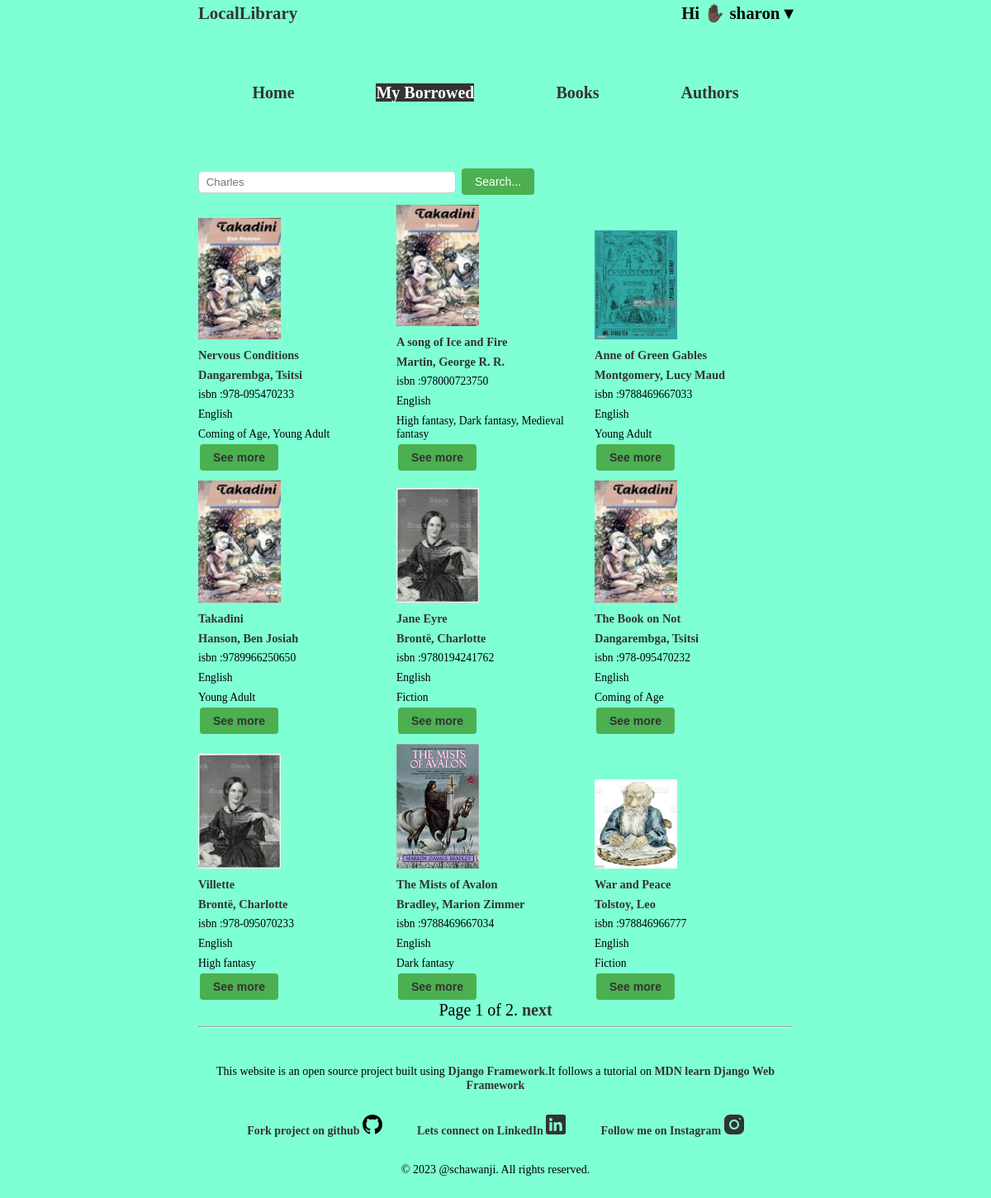
Page /catalog/books/ (signed in) on the committed database.
### catalog/models.py (models this page shows, shortened)
class Book(models.Model):
    title = models.CharField(max_length=200)
    author = models.ForeignKey('Author', on_delete=models.SET_NULL, null=True,related_name='books')
    summary = models.TextField(max_length=1000, help_text='Enter a brief description of the book')
    isbn = models.CharField('ISBN', max_length=13, unique=True,
                             help_text='13 Character <a href="https://www.isbn-international.org/content/what-isbn">ISBN number</a>')
    genre = models.ManyToManyField(Genre, help_text='Select a genre for this book')
    language =models.ForeignKey(Language,on_delete=models.PROTECT,null=True,blank=True)
    image = models.ImageField(upload_to='images/',null=True)
    class Meta:
        verbose_name = 'book'
        verbose_name_plural = 'books'
    def get_absolute_url(self):
        return reverse('book-detail', args=[str(self.id)])
    def display_genre(self):
       return ', '.join(genre.name for genre in self.genre.all()[:3])
    display_genre.short_description = 'Genre'

class Author(models.Model):
    first_name = models.CharField(max_length=100)
    last_name = models.CharField(max_length=100)
    date_of_birth = models.DateField(null=True, blank=True)
    date_of_death = models.DateField('Died', null=True, blank=True)
    image = models.ImageField(upload_to='images/',null=True)
    class Meta:
        ordering = ['last_name']
    def get_absolute_url(self):
        return reverse('author-detail', args=[str(self.id)])
    def __str__(self):
        return f'{self.last_name}, {self.first_name}'

class Language(models.Model):
   name=models.CharField(max_length=200)
   def __str__(self):
      return self.name

class Genre(models.Model):
    name = models.CharField(max_length=200, help_text='Enter a book genre (e.g. Science Fiction)')
    def __str__(self):
     return self.name

### catalog/views.py (the view)
# urls.py: path('books/',views.BookList.as_view(),name='books'),
class BookList(LoginRequiredMixin,ListView):
    model=models.Book
    queryset=models.Book.objects.all()
    paginate_by = 9
    def get_context_data(self, **kwargs):
        context = super(BookList,self).get_context_data(**kwargs)
        context['some_data']= 'This is just some data'
        return context

### catalog/templates/catalog/book_list.html (shortened to what this page needs)
{% extends 'base.html' %}
{% block content%}
<div>
    <form method="GET" >
       <input type="text" name="query" placeholder=" Charles" id="query">
       <button type="submit">Search...</button>
    </form>
 </div>
<div class="books-list">
    {% if query %}
    <h2>Search results for "{{ query }}"</h2>
    {% if books %}
    <div class="books-list">
      {% for book in books %}
  <div class="book">
     <h2><a href="{{ book.get_absolute_url }}">{{ book.title }}</a></h2>
     <p>Author: <a href="{{ book.author.get_absolute_url }}"> {{ book.author }}</a></p>
     <p>Published: {{ book.published_date }}</p>
     <img src="{{ book.image.url }}" alt="" srcset="">
  </div>
      {% endfor %}
  </div>
    {% else %}
      <p>No results found.</p>
    {% endif %}
  {% else %}
  {% for book in book_list %}
  <ul class="book-list">
      <li> <img src="{{ book.image.url }}" alt="" srcset=""></li>
      <li class="book-title"> <a href="{{ book.get_absolute_url }}">{{ book.title }}</a> </li>
      <li class="book-author">  <a href="{{ book.author.get_absolute_url }}"> {{ book.author }}</a></li>
      <li class="book-isbn">isbn :{{ book.isbn }}</li>
      <li class="book-language">{{ book.language }}</li>
      <li class="book-genre">{{ book.genre.all|join:", " }}</li>
      <button><a href="{{ book.get_absolute_url }}">See more</a> </button>
    </ul>
  {% empty %}
      <p>There are no books in the library.</p>
  {% endfor %}
{% endif %}
</div>
{% endblock %}

### catalog/templates/base.html (shortened to what this page needs)
<!DOCTYPE html>
<html lang="en">
<head>
  {% load static %}
  <link rel="stylesheet" href="{% static 'css/style.css'%}">
</head>
<body>
  <header>
    <nav class="navbar">
      <ul class="logo">
        <li><a href="{% url 'home' %}">LocalLibrary</a> </li>
        {% if user.is_authenticated %}
        <li class="dropdown">
          <div class="welcome-message">Hi ✋🏿 <strong>{{ user.get_username }} &#9662;</strong></div>
        </li>
      </ul>
      <div class="menu" id="menu">
        <ul class="menu-items">
          <li><a href="{% url 'home' %}">Home</a></li>
          <li><a href="{% url 'my-borrowed' %}" class="active">My Borrowed</a></li>
          <li><a href="{% url 'books' %}">Books</a></li>
          <li><a href="{% url 'authors' %}">Authors</a></li>
        </ul>
      </div>
    </nav>
    {% else %}
    <li><a href="{% url 'login' %}?next={{ request.path }}">Login</a>/<a href="{% url 'signup'%}">Register</a></li>
    </ul>
    {% endif %}
  </header>
  <main>
    {% block content %}{% endblock %}
    {% block pagination %}
    {% if is_paginated %}
    <div class="pagination">
      <span class="page-links">
        <span class="page-current">
          Page {{ page_obj.number }} of {{ page_obj.paginator.num_pages }}.
        </span>
        {% if page_obj.has_next %}
        <a href="{{ request.path }}?page={{ page_obj.next_page_number }}">next</a>
        {% endif %}
      </span>
    </div>
    {% endif %}
    {% endblock %}
  </main>
  <hr>
  <footer>
    <div class="footer-content">
      <p>This website is an open source project built using <a href="https://www.djangoproject.com/">Django
          Framework</a>.It follows a tutorial on <a
          href="https://developer.mozilla.org/en-US/docs/Learn/Server-side/Django/Introduction">MDN learn Django Web
          Framework</a> </p>
      <ul class="footer-links">
        <li>
          <a href="https://github.com/schawanji/locallibrary">Fork project on github
          </a>
        </li>
        <li>
          <a href="https://www.linkedin.com/in/schawanji/">Lets connect on LinkedIn
          </a>
        </li>
        <li>
          <a href="https://www.instagram.com/schawanji/">Follow me on Instagram
            </a>
        </li>
      </ul>
      <p>&copy; 2023 @schawanji. All rights reserved.</p>
    </div>
  </footer>
</body>
</html>

### catalog/static/css/style.css (style rules this page uses)
body { background-color: aquamarine; margin: 0 auto; width: 60%; line-height: 1.1rem; font-size:20px; box-sizing: border-box; }
ul { list-style: none; padding: 0; margin: 0; line-height: 1rem; }
li { list-style: none; padding-top: 0.5rem; line-height: 1rem; }
a { text-decoration: none; color: #333; font-weight: 700; }
a.active { background-color: #333; color: #fff; }
img { width: 100px; height: auto; }
.menu { padding: 1rem; margin-bottom: 3rem; }
nav ul { list-style-type: none; margin: 0; padding: 0; display: flex; justify-content: space-around; }
nav li { position: relative; }
.logo { list-style: none; display: flex; justify-content: space-between; font-size: 1.3rem; margin-bottom: 3rem; font-weight: 700; position: relative; }
.books-list { display: grid; grid-template-columns: 1fr 1fr 1fr; align-items: end; font-size: 0.9rem; }
ul .book-genre { color: #000; }
.pagination { text-align: center; }
.book-title { line-height: 1rem; font-weight: 700; }
.book-isbn, .book-language, .book-genre { font-size: 0.85rem; }
.menu li { padding: 1rem; }
.menu a { text-decoration: none; }
button { background-color: #4CAF50; border: none; color: white; padding: 8px 16px; text-align: center; text-decoration: none; display: inline-block; font-size: 14px; margin: 4px 2px; cursor: pointer; border-radius: 4px; }
input[type="text"], input[type="password"] { padding: 5px; border: 1px solid #ccc; border-radius: 5px; width: 300px; }
footer { padding: 20px; text-align: center; }
.footer-content { max-width: 800px; margin: 0 auto; }
.footer-content p { margin-bottom: 10px; font-size: 14px; }
.footer-links { list-style-type: none; padding: 0; margin: 0; display: flex; justify-content: center; gap: 10px; font-size: 14px; }
.footer-links li { padding: 1rem; }
.footer-links li a { color: #333; text-decoration: none; }

### rows in the picture
Book: image (picture), title "Nervous Conditions", author "Dangarembga, Tsitsi", isbn "978-095470233", language "English", genre.all "Coming of Age, Young Adult"
Book: image (picture), title "A song of Ice and Fire", author "Martin, George R. R.", isbn "978000723750", language "English", genre.all "High fantasy, Dark fantasy, Medieval fantasy"
Book: image (picture), title "Anne of Green Gables", author "Montgomery, Lucy Maud", isbn "9788469667033", language "English", genre.all "Young Adult"
Book: image (picture), title "Takadini", author "Hanson, Ben Josiah", isbn "9789966250650", language "English", genre.all "Young Adult"
Book: image (picture), title "Jane Eyre", author "Brontë, Charlotte", isbn "9780194241762", language "English", genre.all "Fiction"
Book: image (picture), title "The Book on Not", author "Dangarembga, Tsitsi", isbn "978-095470232", language "English", genre.all "Coming of Age"
Book: image (picture), title "Villette", author "Brontë, Charlotte", isbn "978-095070233", language "English", genre.all "High fantasy"
Book: image (picture), title "The Mists of Avalon", author "Bradley, Marion Zimmer", isbn "9788469667034", language "English", genre.all "Dark fantasy"
Book: image (picture), title "War and Peace", author "Tolstoy, Leo", isbn "978846966777", language "English", genre.all "Fiction"

### other values in the picture
{{ user.get_username }} "sharon"
{{ page_obj.number }} "1"
{{ page_obj.paginator.num_pages }} "2"
